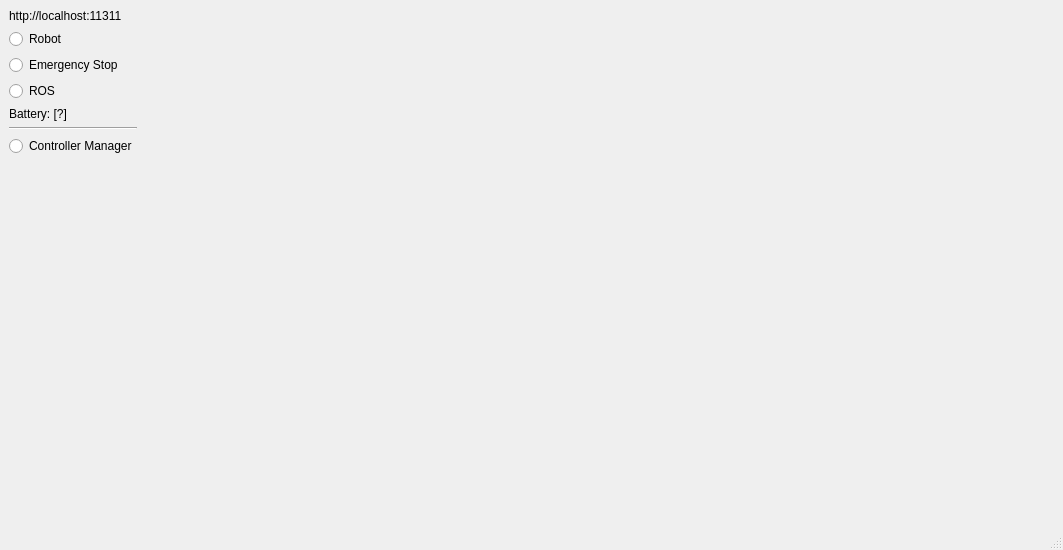
<?xml version="1.0" encoding="UTF-8"?>
<ui version="4.0">
 <class>RobotDashBoard</class>
 <widget class="QMainWindow" name="RobotDashBoard">
  <property name="geometry">
   <rect>
    <x>0</x>
    <y>0</y>
    <width>1063</width>
    <height>550</height>
   </rect>
  </property>
  <property name="sizePolicy">
   <sizepolicy hsizetype="Minimum" vsizetype="Expanding">
    <horstretch>0</horstretch>
    <verstretch>0</verstretch>
   </sizepolicy>
  </property>
  <property name="windowTitle">
   <string>MainWindow</string>
  </property>
  <widget class="QWidget" name="centralwidget">
   <property name="sizePolicy">
    <sizepolicy hsizetype="Expanding" vsizetype="Expanding">
     <horstretch>0</horstretch>
     <verstretch>0</verstretch>
    </sizepolicy>
   </property>
   <layout class="QHBoxLayout" name="horizontalLayout">
    <item>
     <layout class="QVBoxLayout" name="verticalLayout">
      <item>
       <widget class="QLabel" name="label_ros_uri">
        <property name="text">
         <string>http://localhost:11311</string>
        </property>
       </widget>
      </item>
      <item>
       <widget class="QRadioButton" name="led_robot">
        <property name="text">
         <string>Robot</string>
        </property>
       </widget>
      </item>
      <item>
       <widget class="QRadioButton" name="led_emergency">
        <property name="text">
         <string>Emergency Stop</string>
        </property>
       </widget>
      </item>
      <item>
       <widget class="QRadioButton" name="led_ros">
        <property name="text">
         <string>ROS</string>
        </property>
       </widget>
      </item>
      <item>
       <widget class="QLabel" name="label_battery">
        <property name="text">
         <string>Battery: [?]</string>
        </property>
       </widget>
      </item>
      <item>
       <widget class="Line" name="line">
        <property name="orientation">
         <enum>Qt::Horizontal</enum>
        </property>
       </widget>
      </item>
      <item>
       <widget class="QRadioButton" name="led_controller">
        <property name="text">
         <string>Controller Manager</string>
        </property>
       </widget>
      </item>
      <item>
       <spacer name="verticalSpacer_2">
        <property name="orientation">
         <enum>Qt::Vertical</enum>
        </property>
        <property name="sizeType">
         <enum>QSizePolicy::Fixed</enum>
        </property>
        <property name="sizeHint" stdset="0">
         <size>
          <width>20</width>
          <height>10</height>
         </size>
        </property>
       </spacer>
      </item>
      <item>
       <spacer name="verticalSpacer">
        <property name="orientation">
         <enum>Qt::Vertical</enum>
        </property>
        <property name="sizeHint" stdset="0">
         <size>
          <width>20</width>
          <height>40</height>
         </size>
        </property>
       </spacer>
      </item>
     </layout>
    </item>
    <item>
     <layout class="QVBoxLayout" name="layout_motors">
      <item>
       <spacer name="verticalSpacer_3">
        <property name="orientation">
         <enum>Qt::Vertical</enum>
        </property>
        <property name="sizeHint" stdset="0">
         <size>
          <width>20</width>
          <height>40</height>
         </size>
        </property>
       </spacer>
      </item>
     </layout>
    </item>
    <item>
     <layout class="QVBoxLayout" name="layout_plots">
      <item>
       <widget class="MplWidget" name="plot_ping" native="true">
        <property name="sizePolicy">
         <sizepolicy hsizetype="Expanding" vsizetype="Expanding">
          <horstretch>0</horstretch>
          <verstretch>0</verstretch>
         </sizepolicy>
        </property>
        <property name="minimumSize">
         <size>
          <width>0</width>
          <height>10</height>
         </size>
        </property>
       </widget>
      </item>
      <item>
       <widget class="MplWidget" name="plot_cpu" native="true">
        <property name="sizePolicy">
         <sizepolicy hsizetype="Expanding" vsizetype="Expanding">
          <horstretch>0</horstretch>
          <verstretch>0</verstretch>
         </sizepolicy>
        </property>
        <property name="minimumSize">
         <size>
          <width>0</width>
          <height>10</height>
         </size>
        </property>
        <layout class="QGridLayout" name="gridLayout"/>
       </widget>
      </item>
     </layout>
    </item>
   </layout>
  </widget>
  <widget class="QStatusBar" name="statusbar"/>
 </widget>
 <customwidgets>
  <customwidget>
   <class>MplWidget</class>
   <extends>QWidget</extends>
   <header>mplwidget.h</header>
   <container>1</container>
  </customwidget>
 </customwidgets>
 <resources/>
 <connections/>
</ui>
